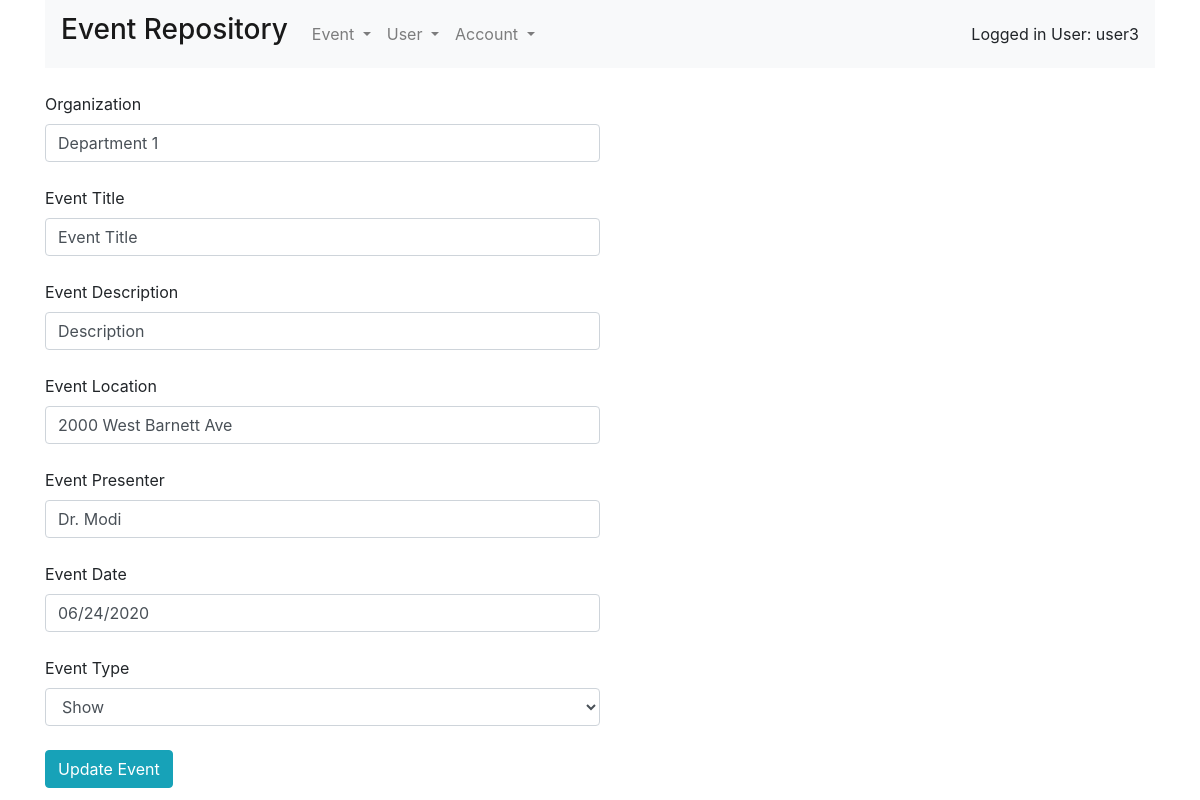
The app's page /Pages/event/createEvent.php?id=12 (signed in) with its own data.
### tables this page shows
CREATE TABLE IF NOT EXISTS `events` (
  `id` int(11) NOT NULL AUTO_INCREMENT,
  `organization` text,
  `event_title` text,
  `event_description` text,
  `event_location` text,
  `event_presenter` text,
  `event_date` text,
  `event_type` text,
  `created_by` text,
  `created_date` datetime DEFAULT NULL,
  PRIMARY KEY (`id`)
);

### configurations/dbConnect.php (called while the page is built, shortened)
<?php
    class dbConnect {
        public function __construct() {
            $this->conn = new mysqli(DB_HOST, DB_USER, DB_PASSWORD,DB_DATABASE);
            return  $this->conn;
        }
    }
?>

### Actions/eventAction.php (called while the page is built, shortened)
<?php
include_once '../../configurations/dbConnect.php';
class EventAction extends dbConnect
{
    public function GetEventById($id)
    {
        $sql = "SELECT * FROM events WHERE `id` = '" . $id . "'";
        $result = $this->conn->query($sql);
        $row = $result->fetch_array();
        return $row;
    }
}

### Pages/event/createEvent.php (the view, shortened to what this page needs)
<?php
include_once '../../index.php';
include_once '../../Actions/eventAction.php';
$funObj = new eventAction();
$eventId = '';
if (isset($_GET['id'])) {
    $eventId = $_GET['id'];
}
$event = $funObj->GetEventByID($eventId);
?>
<br>
<form method="post" class="float-left w-50">
<label>Organization</label>
    <input type="text" name="organization"
        value="<?php echo isset($_POST["organization"]) ? $_POST["organization"] :  $event["organization"] ?>"
        class="form-control" placeholder="Enter Organization" />
    <br />
    <label>Event Title</label>
    <input type="text" name="event_title"
        value="<?php echo isset($_POST["event_title"]) ? $_POST["event_title"] :  $event["event_title"] ?>"
        class="form-control" placeholder="Enter Event Title" />
    <br />
    <label>Event Description</label>
    <input type="text" name="event_description" rows="4"
        value="<?php echo isset($_POST["event_description"]) ? $_POST["event_description"] : $event["event_description"]?>" class="form-control"
        placeholder="Enter Event Description" />
    <br />
    <label>Event Location</label>
    <input type="text" name="event_location"
        value="<?php echo isset($_POST["event_location"]) ? $_POST["event_location"] :  $event["event_location"]?>"
        class="form-control" placeholder="Enter Event Location" />
    <br />
    <label>Event Presenter</label>
    <input type="text" name="event_presenter" value="<?php echo isset($_POST["event_presenter"]) ? $_POST["event_presenter"] :  $event["event_presenter"]?>"
        class="form-control" placeholder="Enter Event Presenter" />
    <br />
    <label>Event Date</label>
    <input type="text" name="event_date" value="<?php echo isset($_POST["event_date"]) ? $_POST["event_date"] : $event["event_date"]?>"
        class="form-control" placeholder="Enter Event Date" />
    <br />
    <label>Event Type</label>
        <select name="event_type" class="form-control">
        <option value="Show" <?php if( $event["event_type"]=="Show") echo "selected";?>>Show</option>
    </select>
    <br />
    <input type="submit" name="createEvent" class="btn btn-info"
        value="<?php if( $eventId == "") echo "Create Event"; else echo "Update Event";?>" />
</form>
</div>
<br />
</body>
</html>

### records on screen
events: organization "Department 1", event_title "Event Title", event_description "Description", event_location "2000 West Barnett Ave", event_presenter "Dr. Modi", event_date "06/24/2020", event_type "Show"

### other values on screen
$_SESSION["username"] "user3"
